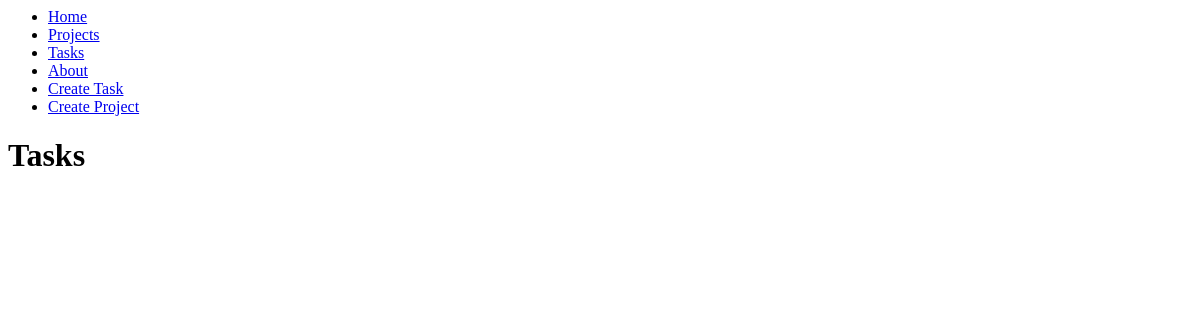
The page /tasks/ on the database as committed earlier.
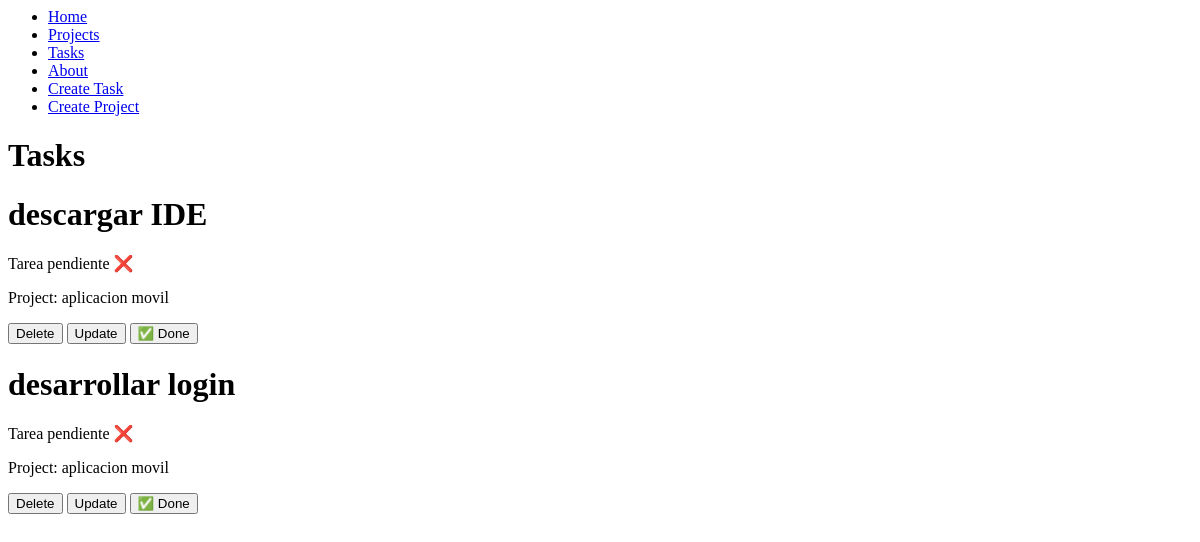
The same page on the database as committed later.
### myapp/models.py (models this page shows, shortened)
class Task(models.Model):
    title = models.CharField(max_length=200)
    description = models.TextField()
    project = models.ForeignKey(Project, on_delete=models.CASCADE)
    done = models.BooleanField(default=False)

class Project(models.Model):
    name = models.CharField(max_length=200)

### myapp/views.py (the view)
# urls.py: path('tasks/', views.tasks, name='tasks'),
def tasks(requests):
    tasks = Task.objects.all()
    return render(requests, 'tasks/tasks.html', {'tasks':tasks})

### myapp/templates/tasks/tasks.html (shortened to what this page needs)
{% extends 'layouts/base.html' %}
{% block content %}
<h1>Tasks</h1>
{% for task in tasks %}
<div>
    <h1> {{task.title}}</h1>
    {% if task.done == False %}
    <p>Tarea pendiente ❌</p>
    {% else %}
    <p> Tarea realizada ✅</p>
    {% endif %}
    <p> Project: {{task.project.name}}</p>
    <button>
        Delete
    </button>
    <button>
        Update
    </button>
    <button>
        ✅ Done
    </button>
</div>
{% endfor %}
{% endblock %}

### myapp/templates/layouts/base.html
<nav>
    <ul>
        <li>
            <a href="/">Home</a>
        </li>
        <li>
            <a href="{% url 'projects'%}">Projects</a>
        </li>
        <li>
            <a href="{% url 'tasks'%}">Tasks</a>
        </li>
        <li>
            <a href="{% url 'about'%}">About</a>
        </li>
        <li>
            <a href="{% url 'createTask'%}">Create Task</a>
        </li>
        <li>
            <a href="{% url 'createProject'%}">Create Project</a>
        </li>
    </ul>
</nav>
{% block content %}
{% endblock %}

Rows that differ between the two databases and show on the page:
added Task: title "descargar IDE", done "Tarea pendiente ❌", project.name "aplicacion movil"
added Task: title "desarrollar login", done "Tarea pendiente ❌", project.name "aplicacion movil"
